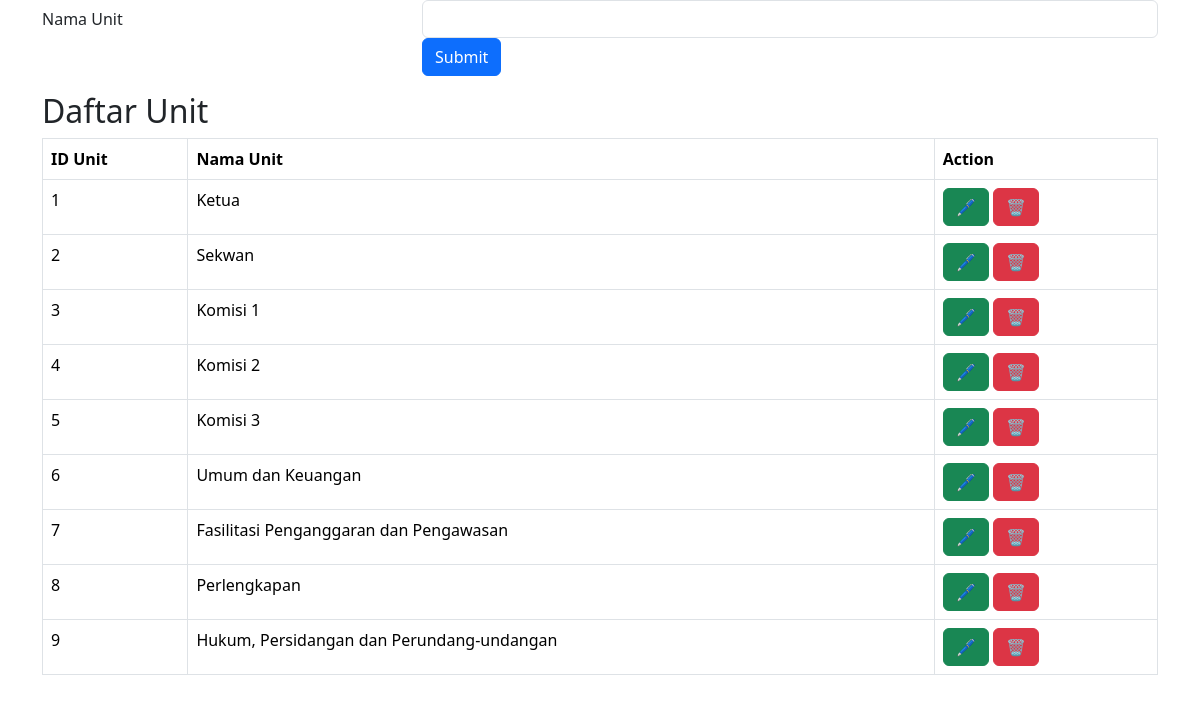
The app's page /formunit.php with its own data.
### tables this page shows
CREATE TABLE `unit` (
  `idunit` int(2) NOT NULL,
  `namaunit` varchar(50) NOT NULL
);

### formunit.php (the view, shortened to what this page needs)
<!DOCTYPE html>
<html lang="en">
<head>
  <link href="https://cdn.jsdelivr.net/npm/bootstrap@5.3.2/dist/css/bootstrap.min.css" rel="stylesheet">
</head>
<body>
	<div class="container">
	<form method="post">
	  <div class="form-group row">
		<label for="namaunit" class="col-4 col-form-label">Nama Unit</label>
		<div class="col-8">
		  <input id="namaunit" name="namaunit" type="text" class="form-control">
		</div>
	  </div>
	  <div class="form-group row">
		<div class="offset-4 col-8">
		  <button name="submit" type="submit" class="btn btn-primary">Submit</button>
		</div>
	  </div>
	</form>
	</div>
	<div class="container mt-3">
  <h2>Daftar Unit</h2>
  <table class="table table-bordered">
    <thead>
      <tr>
        <th>ID Unit</th>
        <th>Nama Unit</th>
        <th>Action</th>
      </tr>
    </thead>
    <tbody>
	<?php
		$sql='SELECT `idunit`, `namaunit` FROM `unit`';
		$q=mysqli_query($koneksi,$sql);
		$r=mysqli_fetch_array($q);
		do {
	?>
      <tr>
        <td><?php echo $r['idunit'];?></td>
        <td><?php echo $r['namaunit'];?></td>
        <td><a href="koreksiunit.php?idunit=<?php echo $r['idunit'];?>" target="frmmain" class="btn btn-success" title="Koreksi">🖊️</a>
		<a href="hapusunit.php?idunit=<?php echo $r['idunit'];?>" target="frmmain" class="btn btn-danger" title="Hapus" onclick="return confirm('Apakah yakin ingin dihapus?')" >🗑️</a></td>
      </tr>
	  <?php
		} while ($r=mysqli_fetch_array($q));
	  ?>
    </tbody>
  </table>
</div>
</body>
</html>

### records on screen
unit: idunit "1", namaunit "Ketua"
unit: idunit "2", namaunit "Sekwan"
unit: idunit "3", namaunit "Komisi 1"
unit: idunit "4", namaunit "Komisi 2"
unit: idunit "5", namaunit "Komisi 3"
unit: idunit "6", namaunit "Umum dan Keuangan"
unit: idunit "7", namaunit "Fasilitasi Penganggaran dan Pengawasan"
unit: idunit "8", namaunit "Perlengkapan"
unit: idunit "9", namaunit "Hukum, Persidangan dan Perundang-undangan"
